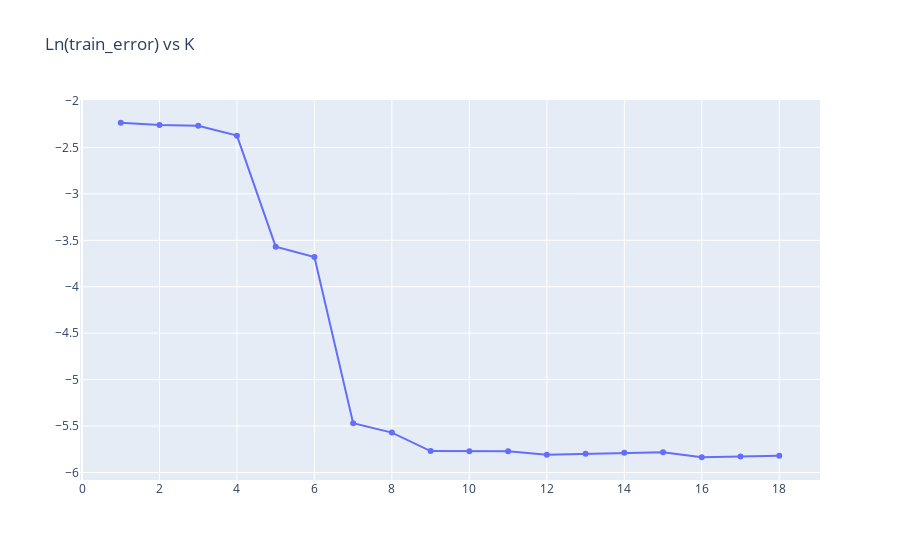

This figure's notebook cell:
### Code cell
train_err_vs_k = go.Figure(
    data=go.Scatter(
        x=np.arange(1, 19, 1),
        y=np.log(train_err),
        mode="markers+lines",
        name="Training error",
        hovertemplate="<br>k=%{x}</br>y=%{y}<extra></extra>",
    )
)

train_err_vs_k.update_layout(title="Ln(train_error) vs K")
train_err_vs_k.show()

### Figure 1 — Plotly figure (JSON) as saved in the notebook; plotly's stock layout.template omitted (floating-point values rounded to 4 significant figures)
{"data": [{"hovertemplate": "<br>k=%{x}</br>y=%{y}<extra></extra>", "mode": "markers+lines", "name": "Training error", "type": "scatter", "x": [1, 2, 3, 4, 5, 6, 7, 8, 9, 10, 11, 12, 13, 14, 15, 16, 17, 18], "y": [-2.234, -2.259, -2.266, -2.373, -3.568, -3.681, -5.469, -5.571, -5.77, -5.772, -5.772, -5.81, -5.798, -5.789, -5.782, -5.836, -5.828, -5.821]}], "layout": {"title": {"text": "Ln(train_error) vs K"}}}
